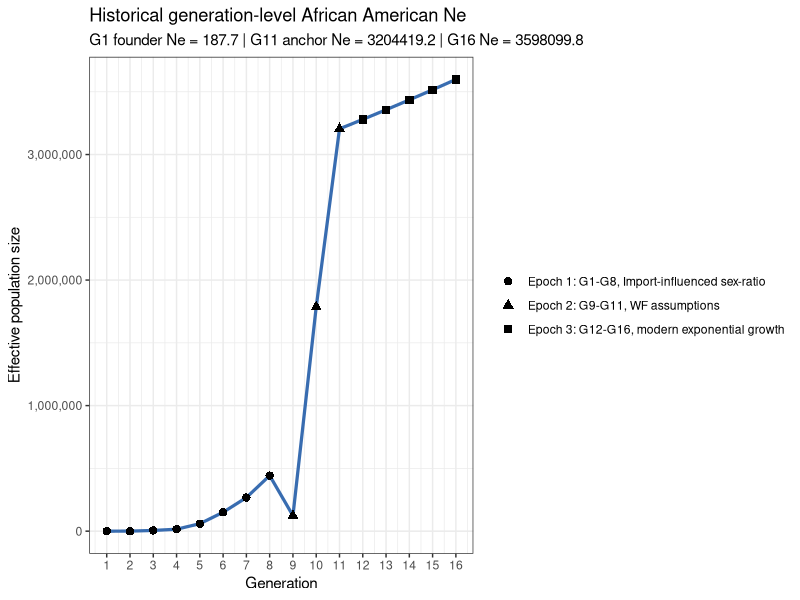

Generate this figure with R: (Note: this script raises an error after producing the figure.)
# ______________________________________________________________________________
# Aydin Karatas
# ___
# University of Southern California
# Department of Quantitative and Computational Biology
# Mooney Lab
# ___
# calc.3T.Ne.R
# ______________________________________________________________________________


library(tidyverse)

# functions ----
# compute the founder effective pop size from a founder census size.
# `founder.count` is the total founder count and `female.proportion` is the
# fraction of founders that are female.
calc.founder.ne <- function(founder.count, female.proportion) {
  female.count <- founder.count * female.proportion
  male.count <- founder.count - female.count

  if (female.count <= 0 || male.count <= 0) {
    return(0)
  }

  4 * female.count * male.count / (female.count + male.count)
}

# validate that a given value is a single positive whole generation.
# `value` is the candidate input and `name` is used in the error message.
validate.whole.generation.count <- function(value, name) {
  if (
    length(value) != 1 ||
      is.na(value) ||
      !is.finite(value) ||
      value != as.integer(value) ||
      value <= 0
  ) {
    stop(name, " must be a positive whole generation count", call. = FALSE)
  }

  as.integer(value)
}

# return an explicit argument when provided, otherwise pull the default.
# `value` is the user-supplied override, `name` is the default binding name,
# and `defaults.env` is the environment that stores the fallback value.
resolve.default.param <- function(value, name, defaults.env) {
  if (!is.null(value)) {
    return(value)
  }

  get(name, envir = defaults.env)
}

# build the generation layout for the three epochs.
# `epoch.*.len` are the epoch lengths, `gen.time` and `present.year` define the
#  timeline, and `start.year`/`max.epoch.1.len` set constraints.
calc.epoch.config <- function(
    epoch.1.len,
    epoch.2.len,
    epoch.3.len,
    gen.time,
    present.year,
    start.year = 1600,
    max.epoch.1.len = 8
) {
  epoch.1.len <- validate.whole.generation.count(
    epoch.1.len,
    "epoch.1.len"
  )
  epoch.2.len <- validate.whole.generation.count(
    epoch.2.len,
    "epoch.2.len"
  )
  epoch.3.len <- validate.whole.generation.count(
    epoch.3.len,
    "epoch.3.len"
  )

  if (epoch.1.len > max.epoch.1.len) {
    stop("epoch.1.len must be <= ", max.epoch.1.len, call. = FALSE)
  }

  year.span <- present.year - start.year
  total.generations <- year.span / gen.time

  if (total.generations != as.integer(total.generations)) {
    stop(
      "present.year - 1600 must be divisible by gen.time",
      call. = FALSE
    )
  }

  total.generations <- as.integer(total.generations)
  total.epoch.len <- epoch.1.len + epoch.2.len + epoch.3.len

  if (total.epoch.len != total.generations) {
    stop(
      "total epoch length must equal (present.year - 1600) / gen.time",
      call. = FALSE
    )
  }

  epoch.1.generations <- seq_len(epoch.1.len)
  epoch.2.generations <- seq.int(epoch.1.len + 1, epoch.1.len + epoch.2.len)
  epoch.3.first.generation <- epoch.1.len + epoch.2.len + 1
  epoch.3.generations <- seq.int(epoch.3.first.generation, total.generations)
  epoch.3.anchor.generation <- max(epoch.2.generations)

  list(
    epoch.1.len = epoch.1.len,
    epoch.2.len = epoch.2.len,
    epoch.3.len = epoch.3.len,
    total.generations = total.generations,
    final.generation = total.generations,
    epoch.1.generations = epoch.1.generations,
    epoch.1.sex.generations = epoch.1.generations[epoch.1.generations >= 2],
    epoch.2.generations = epoch.2.generations,
    epoch.3.generations = epoch.3.generations,
    epoch.3.first.generation = epoch.3.first.generation,
    epoch.3.anchor.generation = epoch.3.anchor.generation
  )
}

# create the African and European ancestry proportions by generation.
# `epoch.config` controls the generation grid, `mooney.cg` the proportion of
# non-European ancestry that is African in epoch-1, and the remaining arguments
# define the fixed mixture proportions in each following epoch.
build.mixing.props <- function(
    epoch.config,
    mooney.cg,
    epoch.1.eur.prop,
    epoch.2.afr.prop,
    epoch.2.eur.prop,
    epoch.3.afr.prop,
    epoch.3.eur.prop
) {
  if (epoch.config$epoch.1.len > length(mooney.cg)) {
    stop("epoch.1.len cannot exceed length(mooney.cg)", call. = FALSE)
  }

  s.eur <- c(
    rep(epoch.1.eur.prop, epoch.config$epoch.1.len),
    rep(epoch.2.eur.prop, epoch.config$epoch.2.len),
    rep(epoch.3.eur.prop, epoch.config$epoch.3.len)
  )
  s.afr <- c(
    (1 - epoch.1.eur.prop) * mooney.cg[seq_len(epoch.config$epoch.1.len)],
    rep(epoch.2.afr.prop, epoch.config$epoch.2.len),
    rep(epoch.3.afr.prop, epoch.config$epoch.3.len)
  )

  if (
    length(s.eur) != epoch.config$total.generations ||
      length(s.afr) != epoch.config$total.generations
  ) {
    stop("AA.mixing.props vectors must not recycle", call. = FALSE)
  }

  tibble(
    g = seq_len(epoch.config$total.generations),
    s.afr = s.afr,
    s.eur = s.eur,
    h = pmax(1 - s.afr - s.eur, 0)
  )
}

# intersect generation windows with historical periods and measure coverage.
# `window.tbl` is the generation map and `hacker.tbl` is the historical  period
# table with start and end years.
calc.period.overlaps <- function(window.tbl, hacker.tbl) {
  merge(window.tbl, hacker.tbl, by = NULL) %>%
    as_tibble() %>%
    mutate(
      period.length = end.year - start.year,
      overlap.start.year = pmax(window.start.year, start.year),
      overlap.end.year = pmin(window.end.year, end.year),
      overlap.years = pmax(0, overlap.end.year - overlap.start.year),
      overlap.weight = overlap.years / period.length
    ) %>%
    filter(overlap.years > 0) %>%
    arrange(generation, start.year)
}

# estimate population size at a year by interpolating inside a period.
# `year` is the target year to query and `hacker.tbl` contains the period
# boundaries plus beginning and ending population sizes.
calc.boundary.population <- function(year, hacker.tbl) {
  if (is.na(year)) {
    return(NA_real_)
  }

  if (year < min(hacker.tbl$start.year) || year > max(hacker.tbl$end.year)) {
    return(NA_real_)
  }

  period.idx <- which(
    hacker.tbl$start.year <= year & hacker.tbl$end.year >= year
  )
  period.idx <- period.idx[length(period.idx)]
  period.row <- hacker.tbl[period.idx, ]
  period.length <- period.row$end.year - period.row$start.year
  period.frac <- (year - period.row$start.year) / period.length

  period.row$pop.beginning +
    period.frac * (period.row$pop.end - period.row$pop.beginning)
}

# add a readable epoch label to each generation row.
# `AA.ne` is the analysis table and `epoch.config` supplies the generation
# ranges used to assign the three epoch labels.
make.epoch.labels <- function(AA.ne, epoch.config) {
  epoch.1.label <- paste0(
    "Epoch 1: G",
    min(epoch.config$epoch.1.generations),
    "-G",
    max(epoch.config$epoch.1.generations),
    ", Import-influenced sex-ratio"
  )
  epoch.2.label <- paste0(
    "Epoch 2: G",
    min(epoch.config$epoch.2.generations),
    "-G",
    max(epoch.config$epoch.2.generations),
    ", WF assumptions"
  )
  epoch.3.label <- paste0(
    "Epoch 3: G",
    min(epoch.config$epoch.3.generations),
    "-G",
    max(epoch.config$epoch.3.generations),
    ", modern exponential growth"
  )

  AA.ne %>%
    mutate(
      epoch = case_when(
        generation %in% epoch.config$epoch.1.generations ~ epoch.1.label,
        generation %in% epoch.config$epoch.2.generations ~ epoch.2.label,
        generation %in% epoch.config$epoch.3.generations ~ epoch.3.label
      )
    )
}

# check that the derived tables are internally consistent before returning.
# `AA.ne`, `AA.overlap`, and `AA.mixing.props` are the computed outputs, while
# the remaining arguments provide the timeline and boundary checks.
validate.analysis.outputs <- function(
    AA.ne,
    AA.overlap,
    AA.mixing.props,
    epoch.config,
    hacker.start.year,
    gen.time,
    present.year
) {
  stopifnot(
    identical(
      sort(AA.ne$generation),
      seq_len(epoch.config$total.generations)
    ),
    nrow(AA.mixing.props) == epoch.config$total.generations,
    identical(AA.mixing.props$g, seq_len(epoch.config$total.generations)),
    all(AA.ne$generation.window.years == gen.time),
    AA.ne$aggregation.start.year[1] == hacker.start.year,
    AA.ne$generation.end.year[epoch.config$final.generation] == present.year,
    all(AA.overlap$overlap.weight > 0),
    all(AA.overlap$overlap.weight <= 1),
    all(!is.na(AA.ne$female.total[epoch.config$epoch.1.sex.generations])),
    all(!is.na(AA.ne$male.total[epoch.config$epoch.1.sex.generations])),
    all(!is.na(AA.ne$parental.population[epoch.config$epoch.2.generations])),
    all(!is.na(AA.ne$k[epoch.config$epoch.2.generations])),
    all(
      grepl(
        "^Epoch 3:",
        AA.ne$epoch[epoch.config$epoch.3.generations]
      )
    ),
    all(is.finite(AA.ne$ne)),
    all(AA.ne$ne > 0)
  )
}

# compute the full AA Ne analysis and return every intermediate table.
# the scalar arguments control the demographic timeline, founders, and epoch
# settings, while `mooney.cg` and `hacker.tbl` provide the input data.
calc.aa.ne.results <- function(
    gen.time = NULL,
    hacker.start.year = NULL,
    hacker.end.year = NULL,
    present.year = NULL,
    epoch.1.len = NULL,
    epoch.2.len = NULL,
    epoch.3.len = NULL,
    afr.founder.count = NULL,
    afr.female.proportion = NULL,
    eur.founder.count = NULL,
    eur.female.proportion = NULL,
    epoch.3.growth.rate = NULL,
    mooney.cg = NULL,
    epoch.1.eur.prop = NULL,
    epoch.2.afr.prop = NULL,
    epoch.2.eur.prop = NULL,
    epoch.3.afr.prop = NULL,
    epoch.3.eur.prop = NULL,
    hacker.tbl = NULL
) {
  defaults.env <- parent.env(environment())
  gen.time <- resolve.default.param(gen.time, "gen.time", defaults.env)
  hacker.start.year <- resolve.default.param(
    hacker.start.year,
    "hacker.start.year",
    defaults.env
  )
  hacker.end.year <- resolve.default.param(
    hacker.end.year,
    "hacker.end.year",
    defaults.env
  )
  present.year <- resolve.default.param(
    present.year,
    "present.year",
    defaults.env
  )
  epoch.1.len <- resolve.default.param(
    epoch.1.len,
    "epoch.1.len",
    defaults.env
  )
  epoch.2.len <- resolve.default.param(
    epoch.2.len,
    "epoch.2.len",
    defaults.env
  )
  epoch.3.len <- resolve.default.param(
    epoch.3.len,
    "epoch.3.len",
    defaults.env
  )
  afr.founder.count <- resolve.default.param(
    afr.founder.count,
    "afr.founder.count",
    defaults.env
  )
  afr.female.proportion <- resolve.default.param(
    afr.female.proportion,
    "afr.female.proportion",
    defaults.env
  )
  eur.founder.count <- resolve.default.param(
    eur.founder.count,
    "eur.founder.count",
    defaults.env
  )
  eur.female.proportion <- resolve.default.param(
    eur.female.proportion,
    "eur.female.proportion",
    defaults.env
  )
  epoch.3.growth.rate <- resolve.default.param(
    epoch.3.growth.rate,
    "epoch.3.growth.rate",
    defaults.env
  )
  mooney.cg <- resolve.default.param(mooney.cg, "mooney.cg", defaults.env)
  epoch.1.eur.prop <- resolve.default.param(
    epoch.1.eur.prop,
    "epoch.1.eur.prop",
    defaults.env
  )
  epoch.2.afr.prop <- resolve.default.param(
    epoch.2.afr.prop,
    "epoch.2.afr.prop",
    defaults.env
  )
  epoch.2.eur.prop <- resolve.default.param(
    epoch.2.eur.prop,
    "epoch.2.eur.prop",
    defaults.env
  )
  epoch.3.afr.prop <- resolve.default.param(
    epoch.3.afr.prop,
    "epoch.3.afr.prop",
    defaults.env
  )
  epoch.3.eur.prop <- resolve.default.param(
    epoch.3.eur.prop,
    "epoch.3.eur.prop",
    defaults.env
  )
  hacker.tbl <- resolve.default.param(hacker.tbl, "hacker.tbl", defaults.env)

  epoch.config <- calc.epoch.config(
    epoch.1.len = epoch.1.len,
    epoch.2.len = epoch.2.len,
    epoch.3.len = epoch.3.len,
    gen.time = gen.time,
    present.year = present.year
  )

  AA.mixing.props <- build.mixing.props(
    epoch.config = epoch.config,
    mooney.cg = mooney.cg,
    epoch.1.eur.prop = epoch.1.eur.prop,
    epoch.2.afr.prop = epoch.2.afr.prop,
    epoch.2.eur.prop = epoch.2.eur.prop,
    epoch.3.afr.prop = epoch.3.afr.prop,
    epoch.3.eur.prop = epoch.3.eur.prop
  )

  AA.hacker.tbl <- hacker.tbl %>%
    mutate(
      start.year = as.numeric(sub("-.*", "", period)),
      end.year = as.numeric(sub(".*-", "", period))
    ) %>%
    select(
      period,
      start.year,
      end.year,
      person.years.lived,
      assumed.birth.rate,
      imported,
      births,
      pop.beginning,
      pop.end
    )

  AA.generation.map <- tibble(
    generation = seq_len(epoch.config$total.generations),
    generation.start.year = seq(
      1600,
      present.year - gen.time,
      by = gen.time
    ),
    generation.end.year = generation.start.year + gen.time,
    generation.window.years = generation.end.year - generation.start.year,
    window.start.year = generation.start.year,
    window.end.year = generation.end.year
  )

  AA.overlap <- calc.period.overlaps(
    AA.generation.map,
    AA.hacker.tbl
  ) %>%
    select(
      generation,
      generation.start.year,
      generation.end.year,
      period,
      start.year,
      end.year,
      overlap.start.year,
      overlap.end.year,
      overlap.years,
      overlap.weight,
      imported,
      births,
      assumed.birth.rate,
      person.years.lived
    )

  AA.agg <- AA.overlap %>%
    group_by(generation, generation.start.year, generation.end.year) %>%
    summarise(
      periods = paste(period, collapse = ", "),
      imported = sum(imported * overlap.weight, na.rm = TRUE),
      births = sum(births * overlap.weight, na.rm = TRUE),
      birth.rate = weighted.mean(
        assumed.birth.rate,
        person.years.lived * overlap.weight,
        na.rm = TRUE
      ),
      aggregation.start.year = min(overlap.start.year),
      aggregation.end.year = max(overlap.end.year),
      hacker.window.years = sum(overlap.years),
      .groups = "drop"
    )

  AA.agg <- AA.generation.map %>%
    select(
      generation,
      generation.start.year,
      generation.end.year,
      generation.window.years
    ) %>%
    left_join(
      AA.agg,
      by = c("generation", "generation.start.year", "generation.end.year")
    ) %>%
    mutate(
      population.boundary.year = if_else(
        generation.start.year < hacker.end.year,
        pmin(generation.end.year, hacker.end.year),
        NA_real_
      ),
      pop.end = map_dbl(
        population.boundary.year,
        calc.boundary.population,
        hacker.tbl = AA.hacker.tbl
      ),
      is.truncated = !is.na(hacker.window.years) &
        hacker.window.years < generation.window.years
    )

  AA.parental.windows <- AA.generation.map %>%
    transmute(
      generation,
      generation.start.year,
      generation.end.year,
      window.start.year = generation.start.year - gen.time,
      window.end.year = generation.start.year
    )

  AA.parental.births <- calc.period.overlaps(
    AA.parental.windows,
    AA.hacker.tbl
  ) %>%
    select(
      generation,
      generation.start.year,
      generation.end.year,
      period,
      start.year,
      end.year,
      overlap.start.year,
      overlap.end.year,
      overlap.years,
      overlap.weight,
      births
    )

  AA.parental.agg <- AA.parental.births %>%
    group_by(generation) %>%
    summarise(
      previous.birth.periods = paste(period, collapse = ", "),
      births.in.previous.25.years = sum(births * overlap.weight, na.rm = TRUE),
      .groups = "drop"
    )

  AA.ne <- AA.agg %>%
    arrange(generation) %>%
    left_join(AA.parental.agg, by = "generation") %>%
    mutate(
      population.at.generation.start = map_dbl(
        generation.start.year,
        calc.boundary.population,
        hacker.tbl = AA.hacker.tbl
      ),
      prev.births = dplyr::lag(births),
      female.imported = if_else(
        generation %in% epoch.config$epoch.1.sex.generations,
        ceiling(imported / 3),
        NA_real_
      ),
      male.imported = if_else(
        generation %in% epoch.config$epoch.1.sex.generations,
        floor(2 * imported / 3),
        NA_real_
      ),
      female.potential = if_else(
        generation %in% epoch.config$epoch.1.sex.generations,
        0.5 * prev.births,
        NA_real_
      ),
      male.potential = if_else(
        generation %in% epoch.config$epoch.1.sex.generations,
        0.5 * prev.births,
        NA_real_
      ),
      female.total = female.imported + female.potential,
      male.total = male.imported + male.potential,
      adult.population.age25.proxy = if_else(
        generation %in% epoch.config$epoch.2.generations,
        population.at.generation.start - births.in.previous.25.years,
        NA_real_
      ),
      parental.population = case_when(
        !(generation %in% epoch.config$epoch.2.generations) ~ NA_real_,
        adult.population.age25.proxy > 0 ~ adult.population.age25.proxy,
        TRUE ~ population.at.generation.start
      ),
      parental.population.method = case_when(
        !(generation %in% epoch.config$epoch.2.generations) ~ NA_character_,
        adult.population.age25.proxy > 0 ~ "age-25 proxy",
        TRUE ~ "generation-start population fallback"
      ),
      k = if_else(
        generation %in% epoch.config$epoch.2.generations,
        gen.time * birth.rate / 1000,
        NA_real_
      )
    )

  ne.g1 <- calc.founder.ne(
    afr.founder.count,
    afr.female.proportion
  ) +
    calc.founder.ne(
      eur.founder.count,
      eur.female.proportion
    )

  AA.ne <- AA.ne %>%
    mutate(
      ne = case_when(
        generation == 1 ~ ne.g1,
        generation %in% epoch.config$epoch.1.sex.generations ~
          4 * female.total * male.total / (female.total + male.total),
        generation %in% epoch.config$epoch.2.generations ~
          (k * parental.population - 1) / k,
        TRUE ~ NA_real_
      )
    )

  epoch.3.anchor.ne <- AA.ne %>%
    filter(generation == epoch.config$epoch.3.anchor.generation) %>%
    pull(ne)

  AA.ne <- AA.ne %>%
    mutate(
      ne = if_else(
        generation %in% epoch.config$epoch.3.generations,
        epoch.3.anchor.ne *
          exp(epoch.3.growth.rate *
            (generation - epoch.config$epoch.3.anchor.generation)),
        ne
      )
    ) %>%
    make.epoch.labels(epoch.config) %>%
    select(
      generation,
      generation.start.year,
      generation.end.year,
      generation.window.years,
      aggregation.start.year,
      aggregation.end.year,
      hacker.window.years,
      is.truncated,
      population.boundary.year,
      periods,
      epoch,
      imported,
      births,
      birth.rate,
      pop.end,
      previous.birth.periods,
      births.in.previous.25.years,
      population.at.generation.start,
      female.total,
      male.total,
      adult.population.age25.proxy,
      parental.population,
      parental.population.method,
      k,
      ne
    )

  validate.analysis.outputs(
    AA.ne = AA.ne,
    AA.overlap = AA.overlap,
    AA.mixing.props = AA.mixing.props,
    epoch.config = epoch.config,
    hacker.start.year = hacker.start.year,
    gen.time = gen.time,
    present.year = present.year
  )

  list(
    AA.ne = AA.ne,
    AA.overlap = AA.overlap,
    AA.mixing.props = AA.mixing.props,
    epoch.config = epoch.config,
    ne.g1 = ne.g1,
    epoch.3.anchor.ne = epoch.3.anchor.ne,
    epoch.3.growth.rate = epoch.3.growth.rate
  )
}


# tunable parameters ----
gen.time <- 25
hacker.start.year <- 1610
hacker.end.year <- 1865
present.year <- 2000
epoch.1.len <- 8
epoch.2.len <- 3
epoch.3.len <- 5

hacker.tbl <- data.frame(
  period = c(
    "1610-1620", "1620-1630", "1630-1640", "1640-1650", "1650-1660",
    "1660-1670", "1670-1680", "1680-1690", "1690-1700", "1700-1710",
    "1710-1720", "1720-1730", "1730-1740", "1740-1750", "1750-1760",
    "1760-1770", "1770-1780", "1780-1790", "1790-1800", "1800-1810",
    "1810-1820", "1820-1830", "1830-1840", "1840-1850", "1850-1860",
    "1860-1861", "1861-1862", "1862-1863", "1863-1864", "1864-1865"
  ),
  pop.beginning = c(
    0, 20, 59, 585, 1568,
    2862, 4444, 6832, 16394, 27806,
    41844, 67294, 95669, 156040, 247027,
    319290, 459446, 558921, 706514, 908036,
    1195182, 1550757, 2021968, 2530405, 3204420,
    3953760, 3991133, 3903859, 3815760, 3726828
  ),
  pop.end = c(
    20, 59, 585, 1568, 2862,
    4444, 6832, 16394, 27806, 41844,
    67294, 95669, 156040, 247027, 319290,
    459446, 558921, 706514, 908036, 1195182,
    1550757, 2021968, 2530405, 3204420, 3953760,
    3991133, 3903859, 3815760, 3726828, 3630336
  ),
  growth.rate.10yr = c(
    NA, 195.0, 891.5, 168.0, 82.5,
    55.3, 53.7, 140.0, 69.6, 50.5,
    60.8, 42.2, 63.1, 58.3, 29.3,
    43.9, 21.7, 26.4, 28.5, 31.6,
    29.8, 30.4, 25.1, 26.6, 23.4,
    NA, NA, NA, NA, NA
  ),
  person.years.lived = c(
    16, 361, 2293, 9970, 21505,
    35952, 55527, 109243, 215999, 343482,
    535651, 806513, 1234030, 1980625, 2816150,
    3851269, 5075599, 6298380, 8030652, 10450423,
    13652609, 17759559, 22666906, 28541607, 35659777,
    3972417, 3947335, 3859642, 3771119, 3144251
  ),
  hours.worked.millions = c(
    0, 1, 5, 23, 49,
    82, 127, 251, 496, 788,
    1229, 1850, 2831, 4544, 6461,
    8835, 11644, 14449, 18423, 23975,
    31321, 40743, 52001, 65478, 81808,
    9113, 9056, 8855, 8651, 7213
  ),
  assumed.birth.rate = c(
    NA, 22.4, 22.4, 22.4, 22.4,
    22.4, 26.5, 27.3, 29.1, 31.0,
    34.6, 41.3, 41.4, 41.2, 46.4,
    39.5, 39.1, 44.7, 50.3, 55.8,
    55.7, 56.5, 56.5, 54.0, 52.3,
    49.6, 49.6, 49.6, 49.6, 49.6
  ),
  births = c(
    NA, 8, 51, 223, 481,
    804, 1472, 2986, 6295, 10635,
    18524, 33316, 51150, 81536, 130654,
    151957, 198660, 281549, 403648, 583395,
    759768, 1003859, 1280680, 1539820, 1865898,
    197032, 195788, 191438, 187048, 155955
  ),
  imported = c(
    32, 150, 110, 301, 1335,
    3038, 3582, 4947, 8197, 16442,
    17622, 41334, 66672, 26455, 44718,
    59557, 41129, 25105, 16183, 77368,
    5207, 410, 91, 0, 303,
    110, 0, 0, 0, 0
  ),
  smuggled = c(
    NA, NA, NA, NA, NA,
    NA, NA, NA, NA, NA,
    NA, NA, NA, NA, NA,
    NA, NA, NA, NA, NA,
    NA, 1100, 900, 500, 200,
    NA, NA, NA, NA, NA
  ),
  natural.increase.rate = c(
    NA, -30.8, 18.1, 6.8, -0.2,
    -4.0, -2.2, 4.2, 1.5, -0.7,
    1.5, -1.6, -0.5, 3.3, 1.0,
    2.1, 1.3, 2.2, 2.6, 2.4,
    2.7, 2.9, 2.4, 2.4, 2.2,
    NA, NA, NA, NA, NA
  ),
  births.plus.imports = c(
    32, 158, 161, 524, 1816,
    3842, 5054, 7933, 14492, 27077,
    36146, 74650, 117822, 107991, 175372,
    211514, 239789, 306654, 419831, 660763,
    764975, 1005369, 1281671, 1540320, 1866401,
    197142, 195788, 191438, 187048, 155955
  ),
  percent.total = c(
    0.0, 0.0, 0.0, 0.0, 0.0,
    0.0, 0.1, 0.1, 0.1, 0.3,
    0.4, 0.8, 1.2, 1.1, 1.8,
    2.2, 2.4, 3.1, 4.3, 6.7,
    7.8, 10.3, 13.1, 15.7, 19.0,
    2.0, 2.0, 2.0, 1.9, 1.6
  ),
  cumulative.number = c(
    32, 190, 351, 875, 2691,
    6533, 11587, 19520, 34012, 61089,
    97235, 171885, 289707, 397698, 573070,
    784584, 1024373, 1331027, 1750858, 2411621,
    3176596, 4181965, 5463636, 7003956, 8870357,
    9067499, 9263287, 9454725, 9641773, 9797728
  ),
  cumulative.percent = c(
    0.0, 0.0, 0.0, 0.0, 0.0,
    0.1, 0.1, 0.2, 0.3, 0.6,
    1.0, 1.8, 3.0, 4.1, 5.8,
    8.0, 10.5, 13.6, 17.9, 24.6,
    32.4, 42.7, 55.8, 71.5, 90.5,
    92.5, 94.5, 96.5, 98.4, 100.0
  ),
  stringsAsFactors = FALSE
)

afr.founder.count <- 183
afr.female.proportion <- 1 / 3
eur.founder.count <- 25
eur.female.proportion <- 0.5
epoch.3.growth.rate <- 0.023175

mooney.cg <- c(1, 1, 0.9835, 0.8602, 0.8551, 0.7826, 0.5380, 0.1418)
epoch.1.eur.prop <- 0.08
epoch.2.afr.prop <- 0.06
epoch.2.eur.prop <- 0.03
epoch.3.afr.prop <- 0
epoch.3.eur.prop <- 0


# calculations ----
analysis.results <- calc.aa.ne.results()

AA.ne <- analysis.results$AA.ne
AA.overlap <- analysis.results$AA.overlap
AA.mixing.props <- analysis.results$AA.mixing.props
epoch.config <- analysis.results$epoch.config
ne.g1 <- analysis.results$ne.g1
epoch.3.anchor.ne <- analysis.results$epoch.3.anchor.ne


# plotting ----
summary.generations <- c(
  epoch.config$epoch.1.generations,
  epoch.config$epoch.2.generations,
  epoch.config$final.generation
)
summary.generations <- sort(unique(summary.generations))

cat("\nHistorical generation-level ADMIX Ne summary\n")
print(
  AA.ne %>%
    filter(generation %in% summary.generations) %>%
    select(
      generation,
      generation.start.year,
      generation.end.year,
      epoch,
      is.truncated,
      imported,
      births,
      birth.rate,
      female.total,
      male.total,
      adult.population.age25.proxy,
      parental.population,
      parental.population.method,
      k,
      ne
    ),
  n = Inf
)

cat(
  paste0(
    "\nHistorical present-day G",
    epoch.config$final.generation,
    " Ne: ",
    round(AA.ne$ne[AA.ne$generation == epoch.config$final.generation], 1),
    "\n"
  )
)

AA.ne.plot <- ggplot(
  data = AA.ne,
  aes(x = generation.end.year, y = ne)
) +
  geom_line(color = "#386cb0", linewidth = 1.1) +
  geom_point(aes(shape = epoch), size = 2.5) +
  scale_y_continuous(labels = scales::comma) +
  scale_x_continuous(
    breaks = AA.ne$generation.end.year,
    labels = AA.ne$generation
  ) +
  labs(
    x = "Generation",
    y = "Effective population size",
    shape = NULL,
    title = "Historical generation-level African American Ne",
    subtitle = paste0(
      "G1 founder Ne = ",
      round(ne.g1, 1),
      " | G",
      epoch.config$epoch.3.anchor.generation,
      " anchor Ne = ",
      round(epoch.3.anchor.ne, 1),
      " | G",
      epoch.config$final.generation,
      " Ne = ",
      round(AA.ne$ne[AA.ne$generation == epoch.config$final.generation], 1)
    )
  ) +
  theme_bw()

if (interactive()) {
  print(AA.ne.plot)
}


# tennessen afr/eur ne trajectory ----
tennessen.present.year <- present.year
tennessen.time.years <- seq(1600, tennessen.present.year, by = 1)
tennessen.time.bp <- tennessen.present.year - tennessen.time.years

# Recent Tennessen/Fu sizes reconstructed from the shared constants.
tennessen.afr.present <- n_af1 / exp(-r_af * t_eg)
tennessen.eur.present <- n_eu0 / exp(-r_eu0 * (t_eu0 - t_eg)) /
  exp(-r_eu * t_eg)

tennessen.ne <- tibble(
  year = tennessen.time.years,
  time.bp = tennessen.time.bp,
  afr = tennessen.afr.present * exp(-r_af * tennessen.time.bp),
  eur = tennessen.eur.present * exp(-r_eu * tennessen.time.bp)
)

tennessen.ne.long <- tennessen.ne %>%
  pivot_longer(
    cols = c(afr, eur),
    names_to = "population",
    values_to = "ne"
  )

tennessen.ne.plot <- ggplot(
  tennessen.ne.long,
  aes(x = year, y = ne, color = population)
) +
  geom_line(linewidth = 1.1) +
  scale_y_continuous(labels = scales::comma) +
  scale_x_continuous(breaks = seq(1600, 2000, by = 50)) +
  labs(
    x = "Year",
    y = "Effective population size",
    color = NULL,
    title = "Tennessen AFR/EUR effective population size, 1600-2000"
  ) +
  theme_bw()

if (interactive()) {
  print(tennessen.ne.plot)
}
